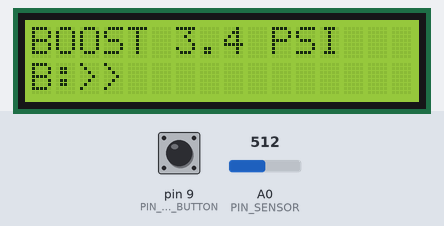
Simulated run of this sketch. Board: Arduino Uno, built with avr-gcc and run on an emulated ATmega328P. Shown: 16×2 character LCD. Inputs (shaded band) come from the test bench; at power-on: A0 (PIN_SENSOR) = 512, pin 9 (PIN_UNITS_BUTTON) LOW. EEPROM starts erased.

Above: at 3.2 s.
3.3 s: A0 (PIN_SENSOR) set to 716
At 4.6 s:
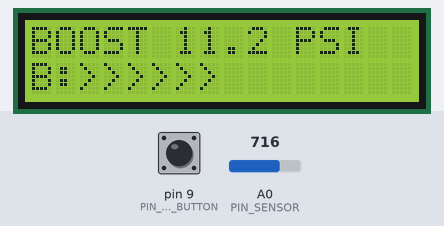
4.9 s: pin 9 (PIN_UNITS_BUTTON) pulled HIGH for 0.15 s
At 5.5 s:
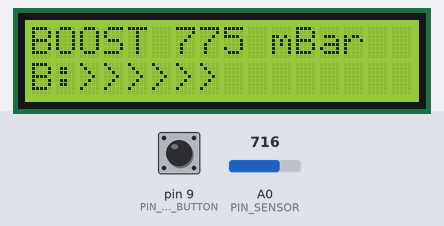
6.5 s: A0 (PIN_SENSOR) set to 900
At 7.7 s:
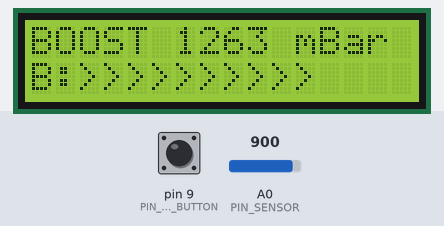
8.0 s: pin 9 (PIN_UNITS_BUTTON) pulled HIGH for 1 s
At 8.9 s:
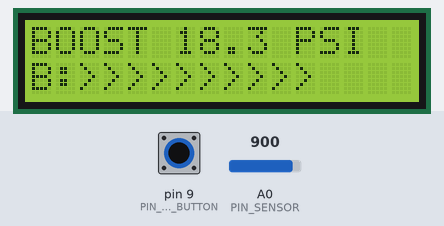
10.5 s: A0 (PIN_SENSOR) set to 1023
At 11.5 s:
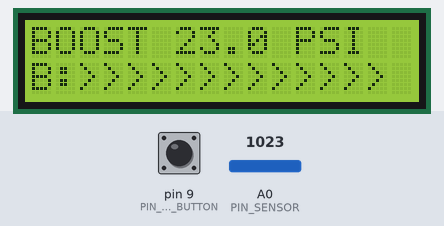
12.1 s: pin 9 (PIN_UNITS_BUTTON) pulled HIGH for 0.15 s
At 13.4 s:
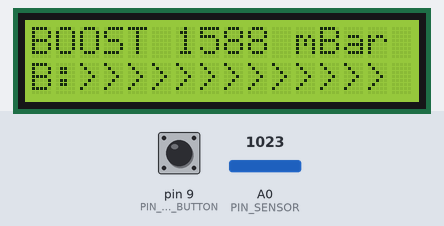
Timing chart, 0 to 14.7 s (numbered marks = the images above; inputs shaded):
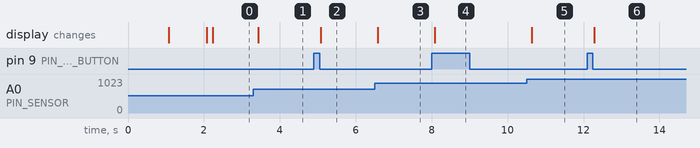

The sketch:

boostgauge.ino
```cpp
// (licence header left out)
#include <Arduino.h>
#include <EEPROM.h>
#include <LiquidCrystal.h>
#include <avr/wdt.h>
#include <stdio.h>
#include <string.h>

#include "config.h"
#include "filter.h"
#include "pressure.h"

LiquidCrystal lcd(PIN_LCD_RS, PIN_LCD_EN, PIN_LCD_D4, PIN_LCD_D5, PIN_LCD_D6,
                  PIN_LCD_D7);
MedianFilter sensorFilter;

bool usePsi = true;
bool forceRedraw = true;
bool lastButtonReading = false;
bool stableButtonState = false;
uint32_t lastSampleMs = 0;
uint32_t lastRedrawMs = 0;
uint32_t lastButtonMs = 0;
char row0[LCD_COLUMNS + 1] = "";
char row1[LCD_COLUMNS + 1] = "";

int16_t roundToInt(float value) {
  return static_cast<int16_t>(value >= 0.0f ? value + 0.5f : value - 0.5f);
}

void padToWidth(char* text, size_t size, uint8_t width) {
  size_t length = strlen(text);
  while (length < width && length + 1 < size) {
    text[length++] = ' ';
  }
  text[length] = '\0';
}

void pollButton(uint32_t now) {
  bool pressed =
      digitalRead(PIN_UNITS_BUTTON) == (BUTTON_ACTIVE_LOW ? LOW : HIGH);

  if (pressed != lastButtonReading) {
    lastButtonReading = pressed;
    lastButtonMs = now;
  }

  if ((uint32_t)(now - lastButtonMs) >= BUTTON_DEBOUNCE_MS &&
      pressed != stableButtonState) {
    stableButtonState = pressed;
    if (stableButtonState) {
      usePsi = !usePsi;
      if (REMEMBER_UNITS) {
        EEPROM.update(EEPROM_UNITS_ADDRESS, usePsi ? 0 : 1);
      }
      forceRedraw = true;
    }
  }
}

void formatPressureRow(float kpa, char* out, size_t size) {
  const char* label = SHOW_GAUGE_PRESSURE ? "BOOST" : "MAP";

  if (usePsi) {
    int16_t tenths = roundToInt(pressure::psiFromKpa(kpa) * 10.0f);
    bool negative = tenths < 0;
    int16_t magnitude = negative ? static_cast<int16_t>(-tenths) : tenths;
    snprintf(out, size, "%s %s%d.%d PSI", label, negative ? "-" : "",
             magnitude / 10, magnitude % 10);
  } else {
    int16_t mbar = roundToInt(pressure::mbarFromKpa(kpa));
    bool negative = mbar < 0;
    int16_t magnitude = negative ? static_cast<int16_t>(-mbar) : mbar;
    snprintf(out, size, "%s %s%d mBar", label, negative ? "-" : "", magnitude);
  }

  padToWidth(out, size, LCD_COLUMNS);
}

void formatBarRow(float kpa, char* out, size_t size) {
  uint8_t segments = 0;
  if (kpa > 0.0f) {
    int16_t scaled =
        roundToInt(kpa / BAR_FULL_SCALE_KPA * static_cast<float>(BAR_SEGMENTS));
    if (scaled > BAR_SEGMENTS) {
      scaled = BAR_SEGMENTS;
    }
    if (scaled > 0) {
      segments = static_cast<uint8_t>(scaled);
    }
  }

  if (size < 3) {
    if (size > 0) {
      out[0] = '\0';
    }
    return;
  }

  size_t i = 0;
  out[i++] = 'B';
  out[i++] = ':';
  for (uint8_t s = 0; s < segments && i + 1 < size; ++s) {
    out[i++] = '>';
  }
  while (i + 1 < size && i < LCD_COLUMNS) {
    out[i++] = ' ';
  }
  out[i] = '\0';
}

void draw() {
  float absoluteKpa =
      pressure::kpaFromRaw(sensorFilter.value()) + PRESSURE_TRIM_KPA;
  float shownKpa =
      SHOW_GAUGE_PRESSURE ? pressure::gaugeKpa(absoluteKpa) : absoluteKpa;

  char next0[LCD_COLUMNS + 1];
  char next1[LCD_COLUMNS + 1];
  formatPressureRow(shownKpa, next0, sizeof(next0));
  formatBarRow(shownKpa, next1, sizeof(next1));

  if (forceRedraw || strcmp(next0, row0) != 0) {
    lcd.setCursor(0, 0);
    lcd.print(next0);
    strcpy(row0, next0);
  }
  if (forceRedraw || strcmp(next1, row1) != 0) {
    lcd.setCursor(0, 1);
    lcd.print(next1);
    strcpy(row1, next1);
  }

  forceRedraw = false;
}

void setup() {
  wdt_disable();
  pinMode(PIN_UNITS_BUTTON, BUTTON_ACTIVE_LOW ? INPUT_PULLUP : INPUT);

  lcd.begin(LCD_COLUMNS, LCD_ROWS);
  lcd.clear();
  lcd.setCursor(0, 0);
  lcd.print(F("Digital Gauge"));
  lcd.setCursor(0, 1);
  lcd.print(F("rj45jack"));
  delay(SPLASH_TIME_MS);

  lcd.clear();
  lcd.setCursor(0, 0);
  lcd.print(F("VNT15 Boost"));
  lcd.setCursor(0, 1);
  lcd.print(F("Killabytes.net"));
  delay(SPLASH_TIME_MS);
  lcd.clear();

  if (REMEMBER_UNITS) {
    uint8_t stored = EEPROM.read(EEPROM_UNITS_ADDRESS);
    if (stored <= 1) {
      usePsi = (stored == 0);
    }
  }

  // Prime the filter so the first displayed value is not zero.
  uint16_t initial = analogRead(PIN_SENSOR);
  for (uint8_t i = 0; i < 5; ++i) {
    sensorFilter.push(initial);
  }

  lastSampleMs = millis();
  lastRedrawMs = millis();
  wdt_enable(WDTO_2S);
}

void loop() {
  wdt_reset();
  uint32_t now = millis();

  if ((uint32_t)(now - lastSampleMs) >= SAMPLE_INTERVAL_MS) {
    lastSampleMs = now;
    // The AVR ADC needs one conversion to settle after a channel change.
    // There is only one channel here, but the second read is still quieter.
    (void)analogRead(PIN_SENSOR);
    sensorFilter.push(analogRead(PIN_SENSOR));
  }

  pollButton(now);

  if ((uint32_t)(now - lastRedrawMs) >= REDRAW_INTERVAL_MS) {
    lastRedrawMs = now;
    draw();
  }
}
```

filter.h
```cpp
// (licence header left out)
#pragma once

#include <stdint.h>

// Rolling median of five ADC samples. A median rejects the single-sample
// spikes that a moving average would smear into the reading, which matters on
// a car electrical system.
class MedianFilter {
 public:
  explicit MedianFilter(uint16_t initial = 0) {
    for (uint8_t i = 0; i < kSize; ++i) {
      samples_[i] = initial;
    }
  }

  void push(uint16_t value) {
    samples_[index_] = value;
    index_ = static_cast<uint8_t>((index_ + 1) % kSize);
  }

  uint16_t value() const {
    uint16_t sorted[kSize];
    for (uint8_t i = 0; i < kSize; ++i) {
      sorted[i] = samples_[i];
    }

    // Five elements: insertion sort is smaller and faster than pulling in a
    // general-purpose sort.
    for (uint8_t i = 1; i < kSize; ++i) {
      uint16_t key = sorted[i];
      int8_t j = static_cast<int8_t>(i - 1);
      while (j >= 0 && sorted[j] > key) {
        sorted[j + 1] = sorted[j];
        --j;
      }
      sorted[j + 1] = key;
    }

    return sorted[kSize / 2];
  }

 private:
  static const uint8_t kSize = 5;
  uint16_t samples_[kSize];
  uint8_t index_ = 0;
};
```

pressure.h
```cpp
// (licence header left out)
#pragma once

#include <stdint.h>

namespace pressure {

// NXP MPX4250A transfer function, normalised to the supply voltage:
//
//   Vout / Vs = 0.04 + 0.00369 * P[kPa]
//
// The sensor is ratiometric and the Arduino ADC uses the same 5 V rail as its
// reference, so the supply voltage cancels out. Only the ratio matters.
constexpr float kRatioAtZeroKpa = 0.04f;
constexpr float kRatioPerKpa = 0.00369f;
constexpr float kAdcFullScale = 1023.0f;

constexpr float kKpaPerPsi = 6.894757f;
constexpr float kKpaPerMbar = 0.1f;
constexpr float kStandardAtmosphereKpa = 101.325f;

constexpr float kpaFromRatio(float ratio) {
  return (ratio - kRatioAtZeroKpa) / kRatioPerKpa;
}

constexpr float kpaFromRaw(uint16_t raw) {
  return kpaFromRatio(static_cast<float>(raw) / kAdcFullScale);
}

constexpr float gaugeKpa(float absoluteKpa) {
  return absoluteKpa - kStandardAtmosphereKpa;
}

constexpr float psiFromKpa(float kpa) { return kpa / kKpaPerPsi; }

constexpr float mbarFromKpa(float kpa) { return kpa / kKpaPerMbar; }

}  // namespace pressure
```

config.h
```cpp
// (licence header left out)
#pragma once

#include <Arduino.h>

// ---------------------------------------------------------------- pins
// These are the values from the original 2009-2010 sketch. They are Arduino
// digital pin numbers, not ATmega port names.
constexpr uint8_t PIN_LCD_RS = 12;
constexpr uint8_t PIN_LCD_EN = 11;
constexpr uint8_t PIN_LCD_D4 = 5;
constexpr uint8_t PIN_LCD_D5 = 4;
constexpr uint8_t PIN_LCD_D6 = 3;
constexpr uint8_t PIN_LCD_D7 = 2;
constexpr uint8_t PIN_SENSOR = A0;
constexpr uint8_t PIN_UNITS_BUTTON = 9;

// ---------------------------------------------------------------- display
constexpr uint8_t LCD_COLUMNS = 16;
constexpr uint8_t LCD_ROWS = 2;
constexpr uint8_t BAR_SEGMENTS = 14;
constexpr float BAR_FULL_SCALE_KPA = 172.4f;  // 25 psi of boost

// ---------------------------------------------------------------- pressure
// true  = boost gauge: 0 psi at atmospheric pressure, negative under vacuum
// false = absolute pressure, which is what the original firmware displayed
constexpr bool SHOW_GAUGE_PRESSURE = true;

// Software zero trim in kPa, applied to the absolute reading. If the gauge
// does not read ~0.0 psi with the engine off, put the error here. 1 psi is
// 6.895 kPa, so a 1 psi error is +6.895 or -6.895.
constexpr float PRESSURE_TRIM_KPA = 0.0f;

// The original board reads the button as HIGH when pressed. If you rewire the
// button to ground, set this to true and the internal pull-up is used.
constexpr bool BUTTON_ACTIVE_LOW = false;

// ---------------------------------------------------------------- timing
constexpr uint16_t SAMPLE_INTERVAL_MS = 25;
constexpr uint16_t REDRAW_INTERVAL_MS = 150;
constexpr uint16_t BUTTON_DEBOUNCE_MS = 30;
constexpr uint16_t SPLASH_TIME_MS = 1000;

// Remember the selected unit across power cycles (ATmega EEPROM).
constexpr bool REMEMBER_UNITS = true;
constexpr uint8_t EEPROM_UNITS_ADDRESS = 0;
```

Measured:
- after the input at 3.3 s, the display: changes after 0.13 s (image 1)
- after the input at 4.9 s, the display: changes after 0.18 s (image 2)
- after the input at 6.5 s, the display: changes after 0.08 s (image 3)
- after the input at 8.0 s, the display: changes after 0.08 s (image 4)
- after the input at 10.5 s, the display: changes after 0.13 s (image 5)
- after the input at 12.1 s, the display: changes after 0.18 s (image 6)
